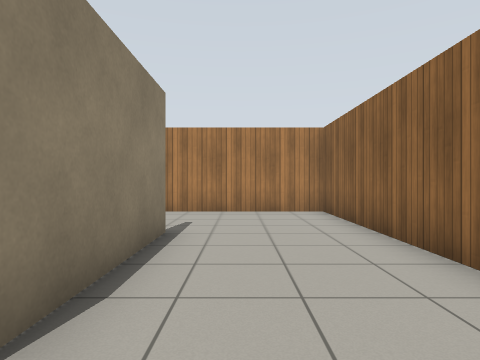
View 1 (above)

16 first-person views from a walk through a Gazebo world. The camera is 0.94 m above the floor, looks level and sees 75° across. The floor is counted in squares, 1 m on a side. Each view is taken from the middle of a square. On the plan, view 1 faces up. The plan holds only what a view shows up to about 12 squares ahead; the rest is blank. Simple patterns stand in for the simulator's built-in surfaces.

View 2
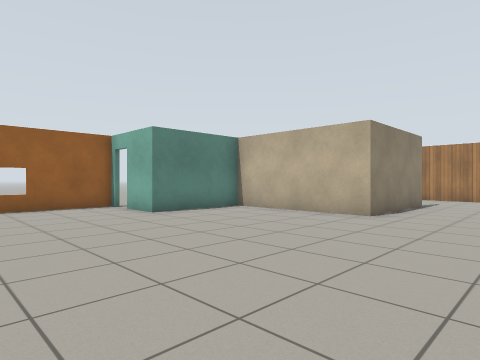

View 3
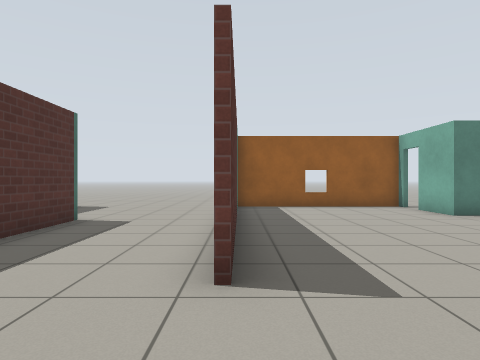

View 4
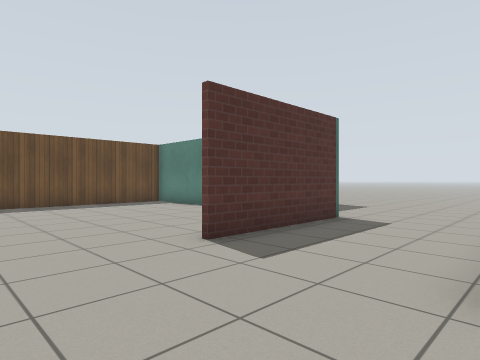

View 5
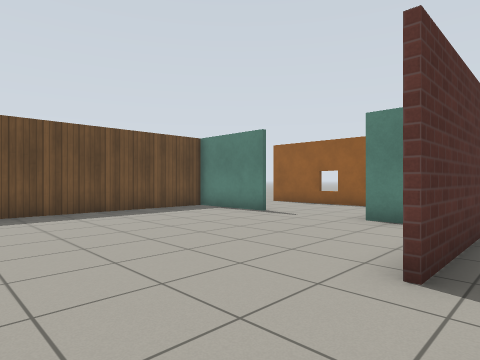

View 6
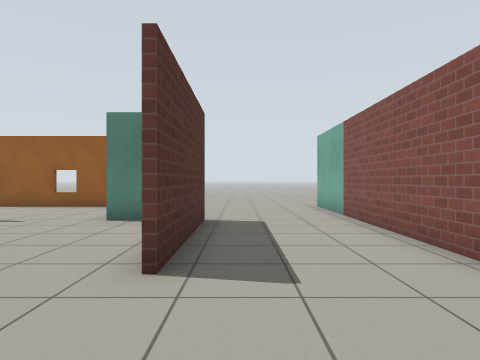

View 7
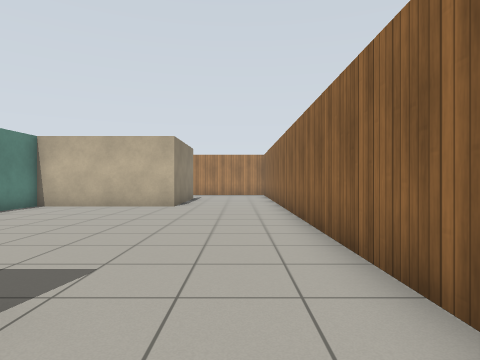

View 8
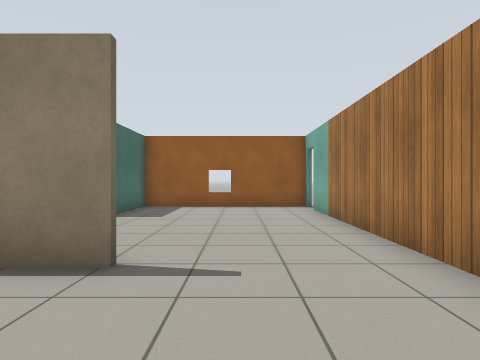

View 9
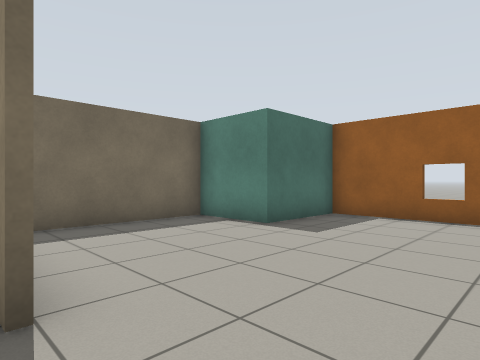

View 10
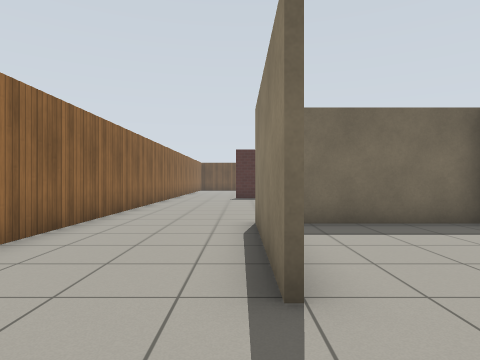

View 11
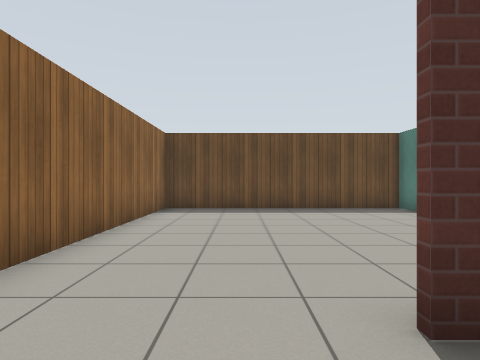

View 12
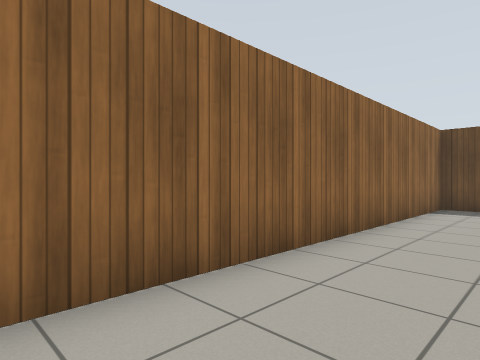

View 13
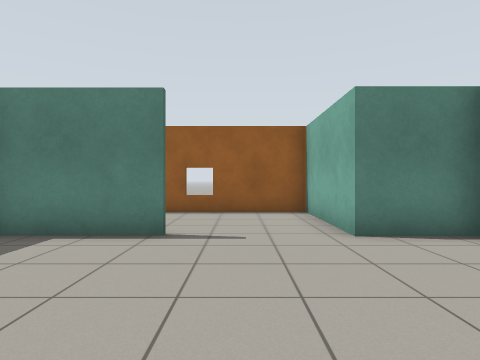

View 14
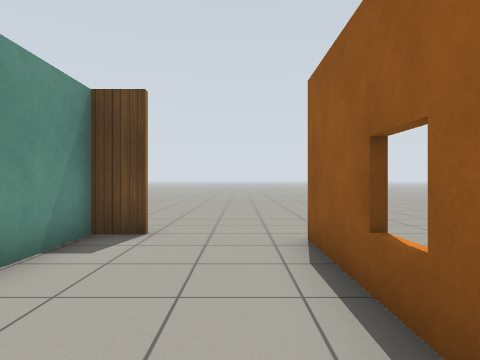

View 15
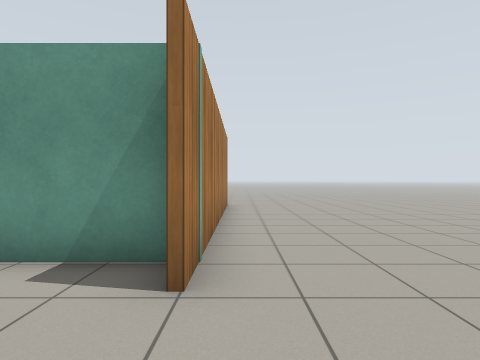

View 16
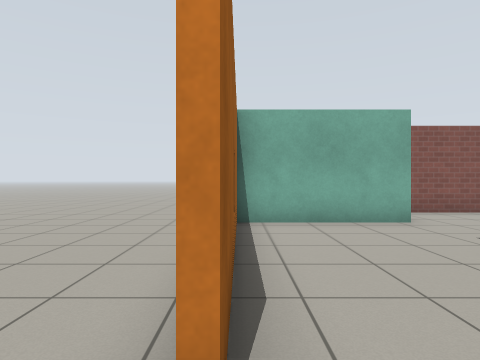

### Floor plan
Points are (right, up) in squares from view 1. A wall is a line through its corners. A room is listed if a view was taken in it or the views show most of it. See-through windows are left out.
Room 1 (views 1, 2, 3, 4, 5, 6, 7, 8, 9, 10, 11, 12, 13, 14, 15, 16)
walls: (-1.5, -8.2) (-9.1, -8.2); (-4.6, -8.1) (-0.7, -8.1); (-2, -12) (-4.1, -12); (-5.4, -11.8) (-1, -11.8); (-5.3, -12) (-5.3, -14.1) (-9.1, -14.1) (-9.1, -20); (-9.1, -2.4) (-9.1, -8.1); (-5.3, -17.2) (-5.3, -20.4); (-1.3, 5.6) (-1.3, 1.1) (-6.2, 1.1) (-6.2, -2.4) (-7.9, -2.4); (-5.4, -20.4) (-5.4, -18.2); (-6.4, -20.4) (2.5, -20.4) (2.5, 9.3) (-7.9, 9.3); (2.5, -20.5) (-6.4, -20.5); (-9.1, 9.4) (-9.1, 3.6) (-6.2, 3.6) (-6.2, 1.3) (-2.4, 1.3)
ways out: opening at (-10, -9); open door at (-8.5, 9); open door at (-8, -2)

Where each view was taken, in squares from view 1:
view 1: 0 up, 0 right, facing up
view 2: 7 down, 2 right, facing up-left
view 3: 8 down, 2 right, facing left
view 4: 8 down, 2 right, facing down-left
view 5: 11 down, 2 right, facing down-left
view 6: 11 down, 2 right, facing left
view 7: 10 down, 1 right, facing up
view 8: 7 up, 2 right, facing left
view 9: 8 up, 1 left, facing down-left
view 10: 8 up, 1 left, facing down
view 11: 10 down, 0 right, facing down
view 12: 9 down, 0 right, facing down-right
view 13: 16 down, 0 right, facing left
view 14: 15 down, 8 left, facing down
view 15: 21 down, 9 left, facing right
view 16: 21 down, 9 left, facing up
